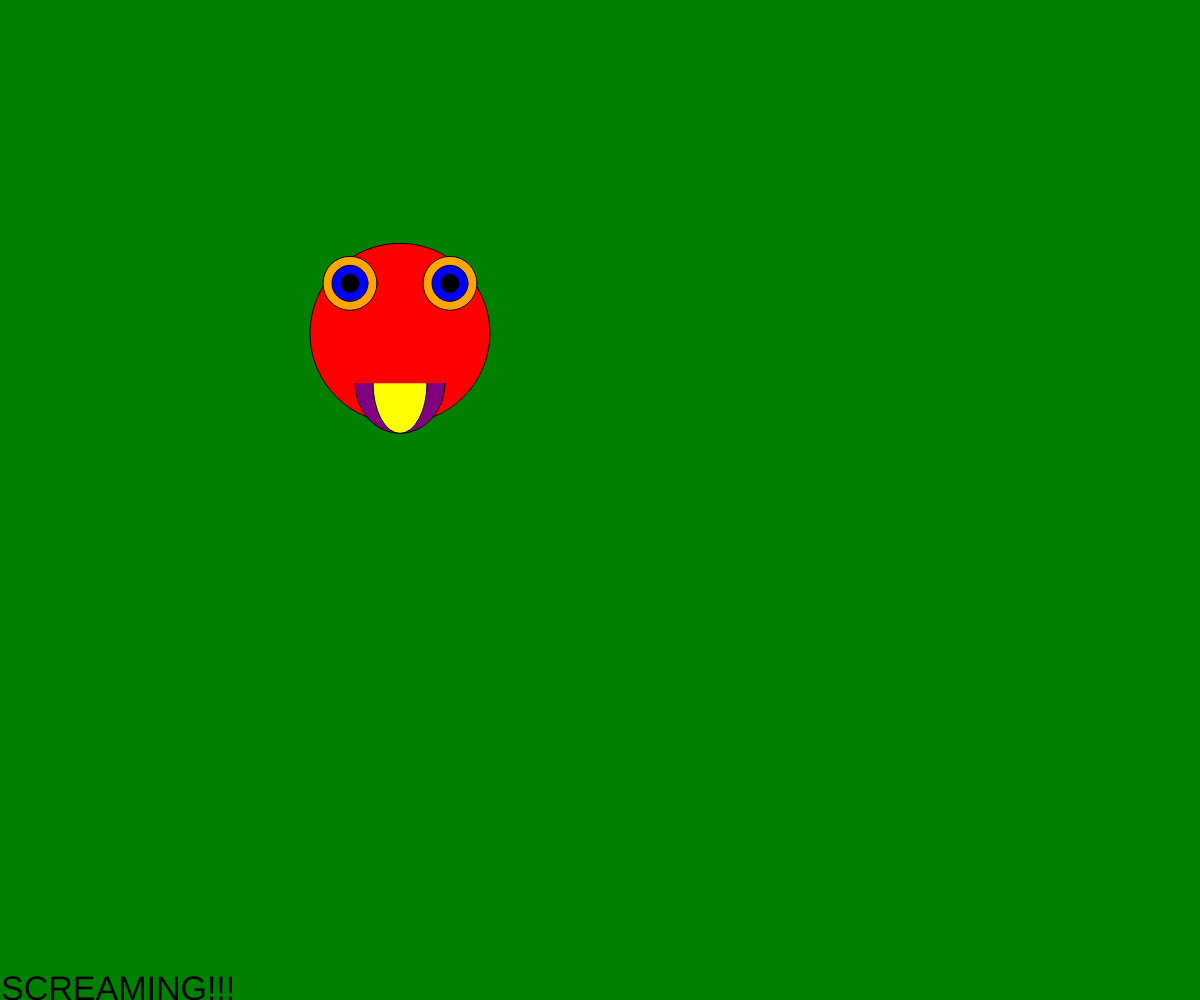
Frame 1 (no input)
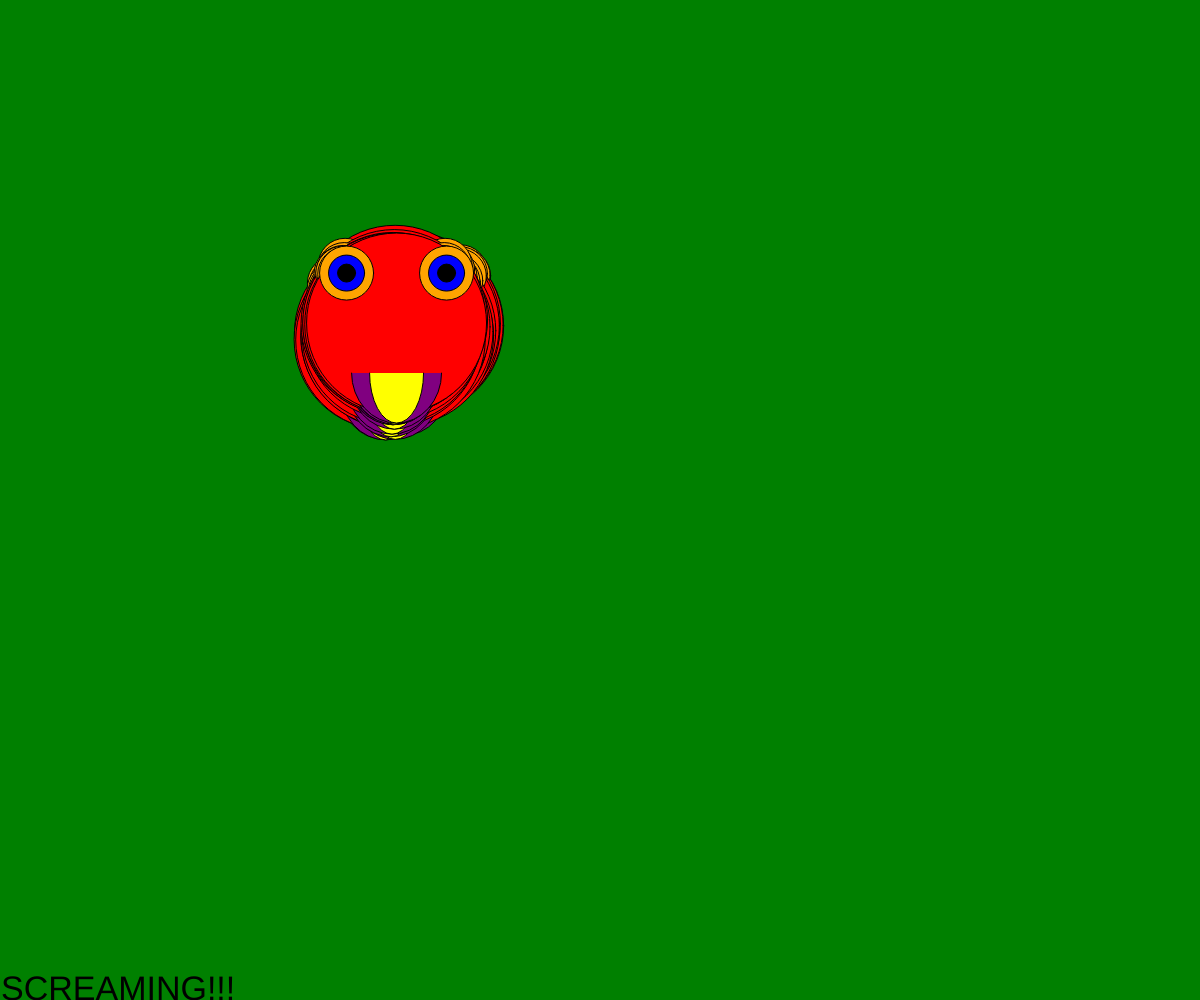
Frame 60 (no input)
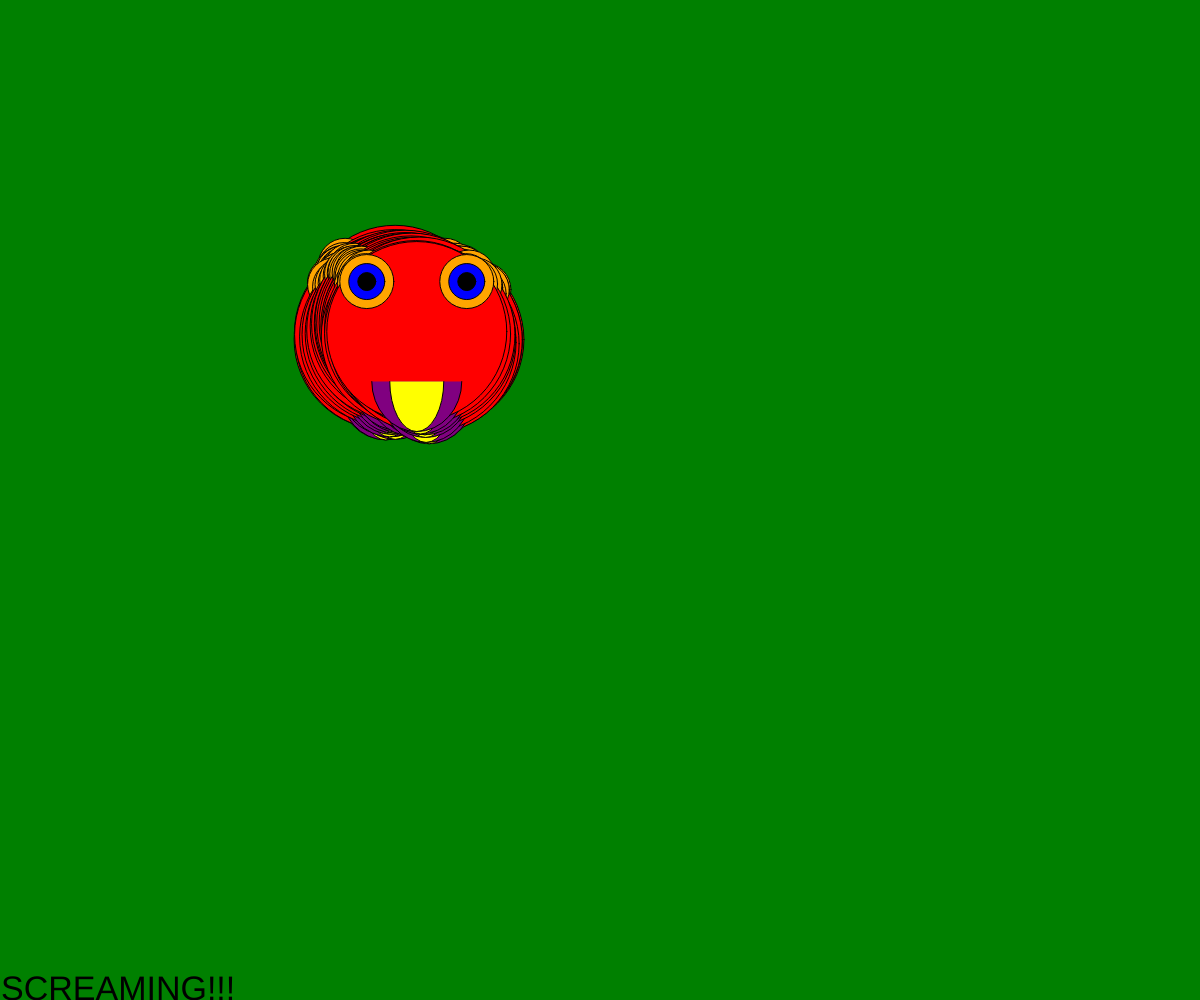
Frame 120 (the mouse pressed at the canvas centre since frame 60)

The p5.js sketch that drew these frames (run headless with seeded random() and noise() and a simulated clock; from frame 60 on, the mouse is pressed at the canvas centre):

// p5.js sketch
// ── sketch.js
// defining smiley as variable
// instantiating screaming as object
var smiley = {};

// assigning qaulities to screamer
smiley.size = 180;
smiley.eye_mouth_y = -50;
smiley.color = 'red';
smiley.mouth_h = 100;
smiley.pos_x = 0;
smiley.pos_y = 0;

function setup() {
  createCanvas( windowWidth, windowHeight );
  background( 'green' );

  smiley.pos_x = width/3;
  smiley.pos_y = height/3;

  var text2Print = "SCREAMING!!!";
textSize( 34 );
text( text2Print, 1, height/1 );
}


function draw() {

  // drawing the smile
  translate( smiley.pos_x, smiley.pos_y );

  fill( smiley.color );
  ellipse( 0, 0, smiley.size );

  fill('orange');
  ellipse( smiley.eye_mouth_y, smiley.eye_mouth_y, smiley.size * 0.30 );
  ellipse( -smiley.eye_mouth_y, smiley.eye_mouth_y, smiley.size * 0.30 );
  fill('blue');
  ellipse( smiley.eye_mouth_y, smiley.eye_mouth_y, smiley.size * 0.20 );
  ellipse( -smiley.eye_mouth_y, smiley.eye_mouth_y, smiley.size * 0.20 );
  fill('black');
  ellipse( smiley.eye_mouth_y, smiley.eye_mouth_y, smiley.size * 0.10 );
  ellipse( -smiley.eye_mouth_y, smiley.eye_mouth_y, smiley.size * 0.10 );
  fill('purple');
  arc( 0, -smiley.eye_mouth_y, smiley.size * 0.5, smiley.mouth_h, 0, PI );
  fill('yellow');
  arc( 0, -smiley.eye_mouth_y, smiley.size * 0.3, smiley.mouth_h, 0, PI );
  fill('black');

  // update position
  smiley.pos_x += random( -5, 5 );
  smiley.pos_y += random( -5, 5 );


}
